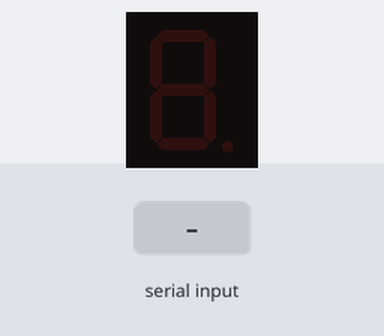
The sketch below on a simulated Arduino Uno, built with avr-gcc and run on an emulated ATmega328P. Shown: 1-digit seven-segment display. Wiring (inferred from the names in the program): 1-digit 7-segment display, segments lit when HIGH: segments pin 10, pin 9, pin 8, pin 7, pin 6, pin 5, pin 4. Inputs (shaded band) come from the test bench. The segment pins are drawn as the display they are named for.

Above: at 1.2 s.
1.3 s: "5\n" received over Serial
At 2.2 s:
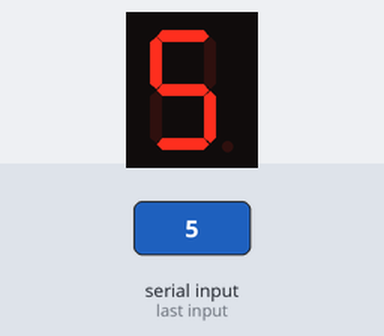
2.8 s: "90,45\n" received over Serial
Timing chart, 0 to 5.8 s (numbered marks = the images above; inputs shaded):
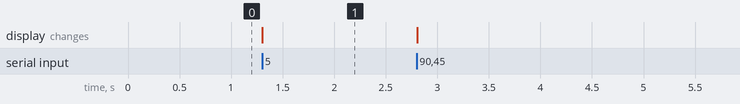

Measured:
- after the input at 1.3 s, the display: changes at once (image 1)

The sketch:

user_input_to_seven.ino
```cpp
byte LUT[] = {
    0x3F, 0x06, 0x5B, 0x4F,
    0x66, 0x6D, 0x7D, 0x07,
    0x7F, 0x6F, 0x77, 0x7C,
    0x39, 0x5E, 0x79, 0x71
};

const int segmentPins[] = {10, 9, 8, 7, 6, 5, 4};
const int numSegments = sizeof(segmentPins) / sizeof(segmentPins[0]);

void setup() {
    for (int i = 0; i < numSegments; i++) {
        pinMode(segmentPins[i], OUTPUT);
    }
    Serial.begin(9600);
}

void displayDigit(int digit) {
    if (digit >= 0 && digit <= 15) {
        byte hexCode = LUT[digit];
        for (int i = 0; i < numSegments; i++) {
            bool segmentState = bitRead(hexCode, i);
            digitalWrite(segmentPins[i], segmentState);
        }
    } else {
        for (int i = 0; i < numSegments; i++) {
            digitalWrite(segmentPins[i], LOW);
        }
    }
}

void loop() {
    if (Serial.available() > 0) {
        int number = Serial.parseInt();
        displayDigit(number);
        delay(500);

        while (Serial.available() > 0) {
            Serial.read();
        }
    }
}
```
